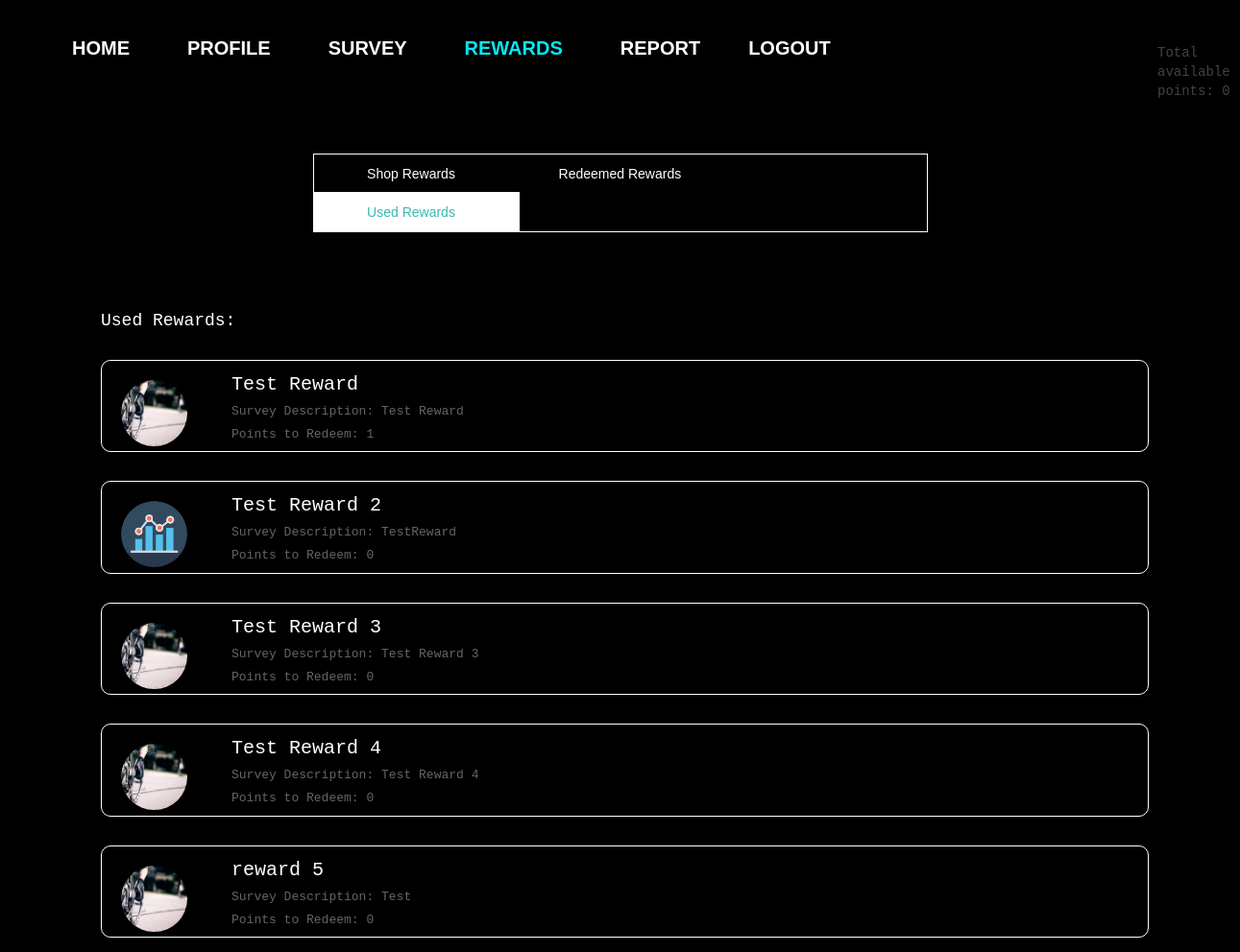
/usedrewards/ (signed in), run on an earlier commit of the app's database.
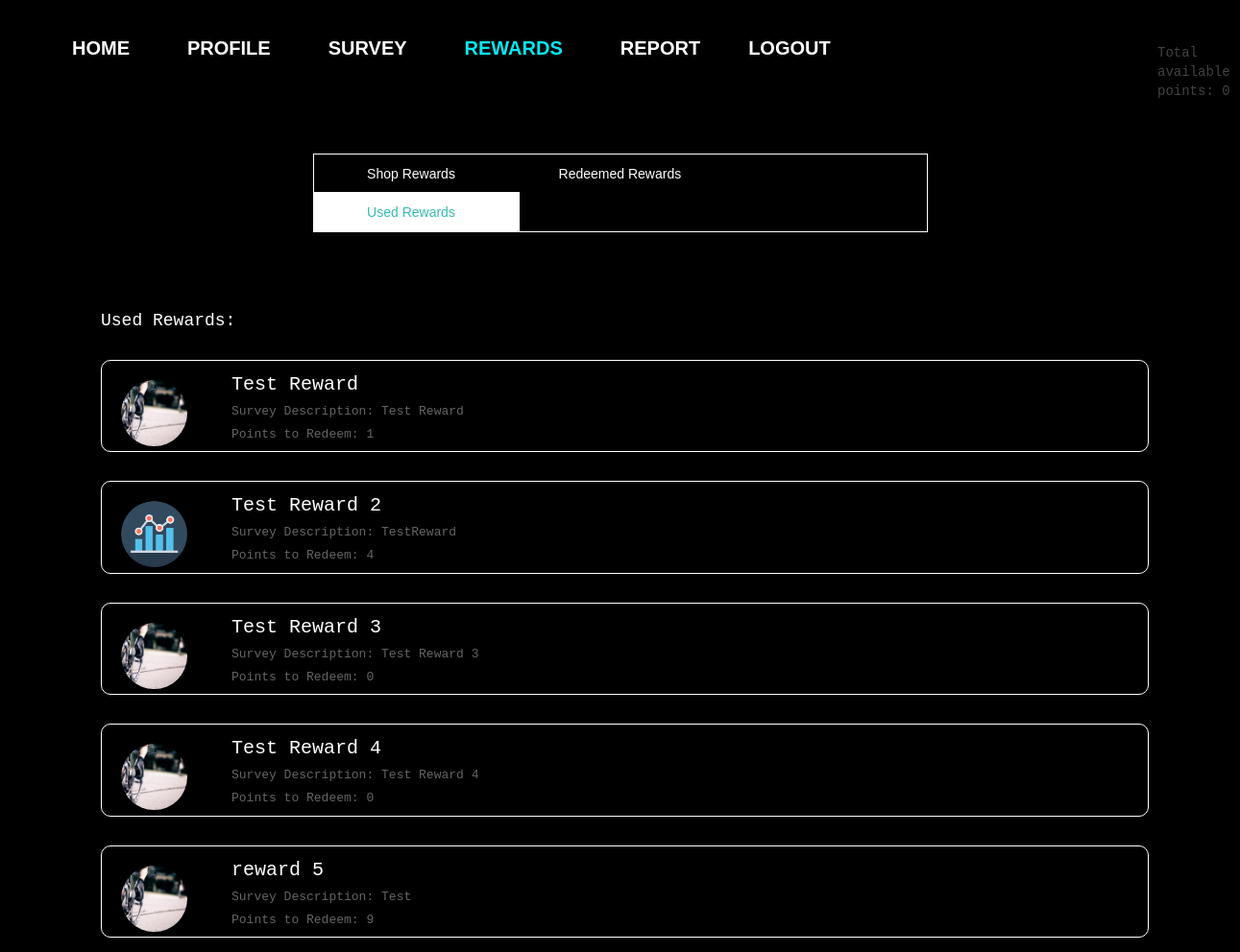
And on a later commit of the database.
### survey/models.py (models this page shows, shortened)
class Reward(models.Model):
    rewardtitle = models.CharField('Title', max_length=255)
    rewarddescription = models.CharField('Reward Description',max_length=5000)
    reward_pic = models.ImageField(upload_to='reward_pics', blank=True)
    requiredpoints = models.IntegerField(default=12)

### survey/views.py (the view)
# urls.py: path('usedrewards/', survey_views.usedrewards_view, name='usedrewards'),
def usedrewards_view(request):
    try:
        context = {
            'displayedpoints': TotalPoints.objects.get_or_create(user=request.user),
            'allusedrewards': UsedRewards.objects.get(user=request.user)
        }
    except:
        context={
            'displayedpoints': TotalPoints.objects.get_or_create(user=request.user),
            'allusedrewards':None
        }
    return render(request, 'survey/usedrewards.html', context)

### survey/templates/survey/usedrewards.html (shortened to what this page needs)
{% extends "survey/base.html" %}
{% load static %}
{% block css %}
<link rel="stylesheet" type="text/css" href="{% static 'survey/rewards.css' %}">
{% endblock %}
{% block navbar %}
<div class="nav_box">
<header class="navbarheader">
<div class=nav>
  <ul class=navbarlist>
    <a href="{% url 'survey:dashboard' %}" role="button">Home</a>
    <a href="{% url 'accounts:profile' %}" role="button">Profile</a>
    <a href="{% url 'survey:survey' %}" role="button">Survey</a>
    <a href="{% url 'survey:shoprewards' %}" role="button" class="active">Rewards</a>
    <a href="{% url 'survey:report' %}" role="button">Report</a>
    <a href="{% url 'logout' %}" id="logout">Logout</a>
  </ul>
</div>
</header>
</div>
{% endblock %}
{% block body_block %}
{% load widget_tweaks %}
<div class="points">
  Total available points:
{% for user in displayedpoints %}
  {{user.points}}
{% endfor %}
</div>
<section>
  <nav>
    <div></div>
    <ul>
      <li onclick="window.location.href='/shoprewards'">
      Shop Rewards
      </li>
      <li onclick="window.location.href='/redeemedrewards'" >
      Redeemed Rewards
    </li>
    <li onclick="window.location.href='/usedrewards'" class="active1">
      Used Rewards
    </li>
    </ul>
  </nav>
</section>
<div class="reward">
  <h2> Used Rewards:
    {% for reward in allusedrewards.usedrewards.all %}
    <div class="indiv">
      <div class="uh-image">
        <img class="uh-image-inner" src="{{reward.reward_pic.url}}">
      </div>
      <div class="title">
      {{reward.rewardtitle}}
      </div>
    <div class="des">
      Survey Description:
      {{reward.rewarddescription}}
    </div>
    <div class="pts">
      Points to Redeem:
      {{reward.requiredpoints}}
    </div>
    </div>
    {% endfor %}
  </h2>
</div>
{% endblock %}

What changed in the data, as far as the page shows it:
changed Reward "Test Reward 2": requiredpoints "0" → "4"
changed Reward "reward 5": requiredpoints "0" → "9"
